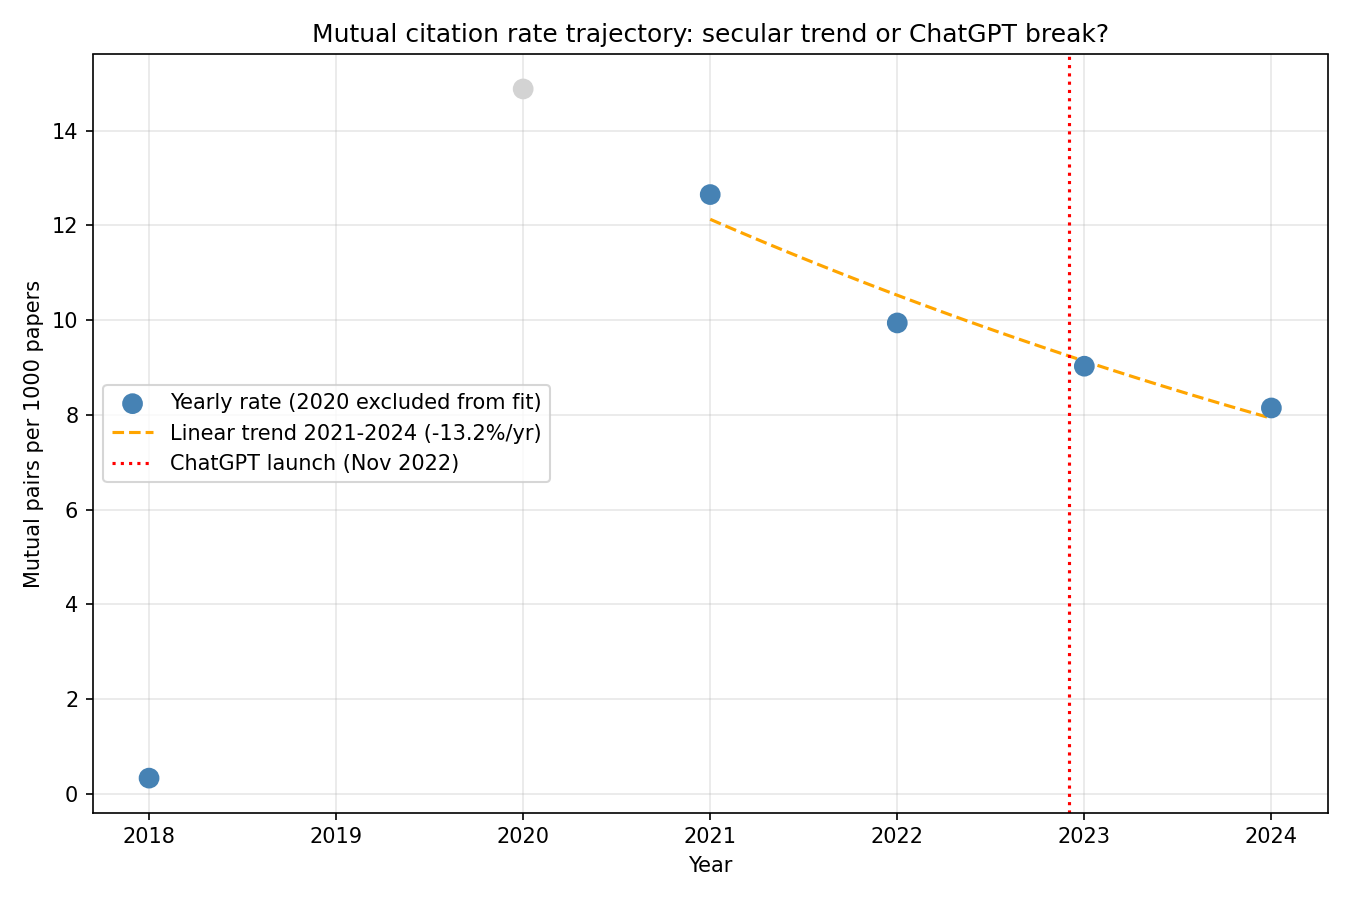

This chart was generated by the following Python code:
import duckdb
import numpy as np
import matplotlib.pyplot as plt
from scipy.stats import linregress

con = duckdb.connect("data/citations.duckdb")

# per-year mutual citation rate, using the corrected (deduped, no self-cite) query
rows = con.execute("""
    WITH mutual_pairs AS (
        SELECT a.citing_id AS p1, a.cited_id AS p2
        FROM citations a
        JOIN citations b ON a.citing_id = b.cited_id AND a.cited_id = b.citing_id
        WHERE a.citing_id < a.cited_id
    ),
    by_year AS (
        SELECT GREATEST(w1.year, w2.year) AS y, COUNT(*) AS pairs
        FROM mutual_pairs m
        JOIN works w1 ON m.p1 = w1.id
        JOIN works w2 ON m.p2 = w2.id
        WHERE w1.year BETWEEN 2018 AND 2024 AND w2.year BETWEEN 2018 AND 2024
        GROUP BY y
    )
    SELECT b.y, b.pairs,
           (SELECT COUNT(*) FROM works WHERE year = b.y) AS papers
    FROM by_year b ORDER BY b.y
""").fetchall()

per_year = {y: (pairs, papers, pairs / papers * 1000) for y, pairs, papers in rows}

print("=== Per-year mutual citation rate ===")
for y in sorted(per_year):
    pairs, papers, rate = per_year[y]
    print(f"  {y}: {pairs:,} pairs / {papers:,} papers = {rate:.2f} per 1000")

# 2020 excluded as a COVID-era outlier (see docs/research_notes.md)
fit_years = np.array([2021, 2022, 2023, 2024])
fit_rates = np.array([per_year[y][2] for y in fit_years])
log_rates = np.log(fit_rates)

# fit linear trend to log(rate) — i.e. exponential decay model
fit = linregress(fit_years, log_rates)
annual_change_pct = (np.exp(fit.slope) - 1) * 100

print("\n=== Linear trend on log(rate), 2021-2024 ===")
print(f"  Slope (log rate / year):    {fit.slope:.4f}")
print(f"  Annual % change in rate:    {annual_change_pct:+.1f}%")
print(f"  R-squared:                  {fit.rvalue**2:.4f}")
print(f"  Slope p-value:              {fit.pvalue:.4f}")

# residuals: is each year above or below the fitted trend?
predicted_log = fit.slope * fit_years + fit.intercept
residuals = log_rates - predicted_log
print("\n=== Residuals (observed vs trend prediction) ===")
print("  Negative residual = below trend (decline faster than trend)")
print("  Positive residual = above trend (decline slower than trend)")
for y, obs, pred, res in zip(fit_years, fit_rates, np.exp(predicted_log), residuals):
    print(f"  {y}: observed {obs:.2f}, trend predicts {pred:.2f}, residual {res:+.4f}")

# year-over-year drops: where is the steepest decline?
print("\n=== Year-over-year decline ===")
for i in range(1, len(fit_years)):
    y_prev, y_curr = fit_years[i-1], fit_years[i]
    r_prev, r_curr = fit_rates[i-1], fit_rates[i]
    pct = (r_curr / r_prev - 1) * 100
    marker = ""
    if y_curr == 2022:
        marker = "  <-- 2022 papers were written pre-ChatGPT (launched Nov 30, 2022)"
    elif y_curr == 2023:
        marker = "  <-- first year of papers possibly influenced by ChatGPT"
    print(f"  {y_prev} -> {y_curr}: {r_prev:.2f} -> {r_curr:.2f} ({pct:+.1f}%){marker}")

# compare pre-ChatGPT slope (2021->2022) vs post-ChatGPT slope (2023->2024)
pre_slope = np.log(fit_rates[1]) - np.log(fit_rates[0])
post_slope = np.log(fit_rates[3]) - np.log(fit_rates[2])
print("\n=== Pre vs post-ChatGPT slope comparison ===")
print(f"  Pre-ChatGPT (2021->2022) log-rate slope:  {pre_slope:+.4f}")
print(f"  Post-ChatGPT (2023->2024) log-rate slope: {post_slope:+.4f}")
if post_slope > pre_slope:
    print("  Post slope is LESS negative -> decline DECELERATED after ChatGPT.")
else:
    print("  Post slope is MORE negative -> decline ACCELERATED after ChatGPT.")

# plot
fig, ax = plt.subplots(figsize=(9, 6))

# show all years (including the excluded 2020) for visual context
all_years = sorted(per_year)
all_rates = [per_year[y][2] for y in all_years]
colors = ["lightgray" if y == 2020 else "steelblue" for y in all_years]
ax.scatter(all_years, all_rates, c=colors, s=80, zorder=3,
           label="Yearly rate (2020 excluded from fit)")

# fitted trend line
trend_x = np.linspace(2021, 2024, 100)
trend_y = np.exp(fit.slope * trend_x + fit.intercept)
ax.plot(trend_x, trend_y, "--", color="orange",
        label=f"Linear trend 2021-2024 ({annual_change_pct:+.1f}%/yr)")

ax.axvline(x=2022.92, color="red", linestyle=":", label="ChatGPT launch (Nov 2022)")
ax.set_title("Mutual citation rate trajectory: secular trend or ChatGPT break?")
ax.set_xlabel("Year")
ax.set_ylabel("Mutual pairs per 1000 papers")
ax.legend()
ax.grid(True, alpha=0.3)

plt.tight_layout()
plt.savefig("outputs/trajectory.png", dpi=150)
print("\nSaved chart to outputs/trajectory.png")
